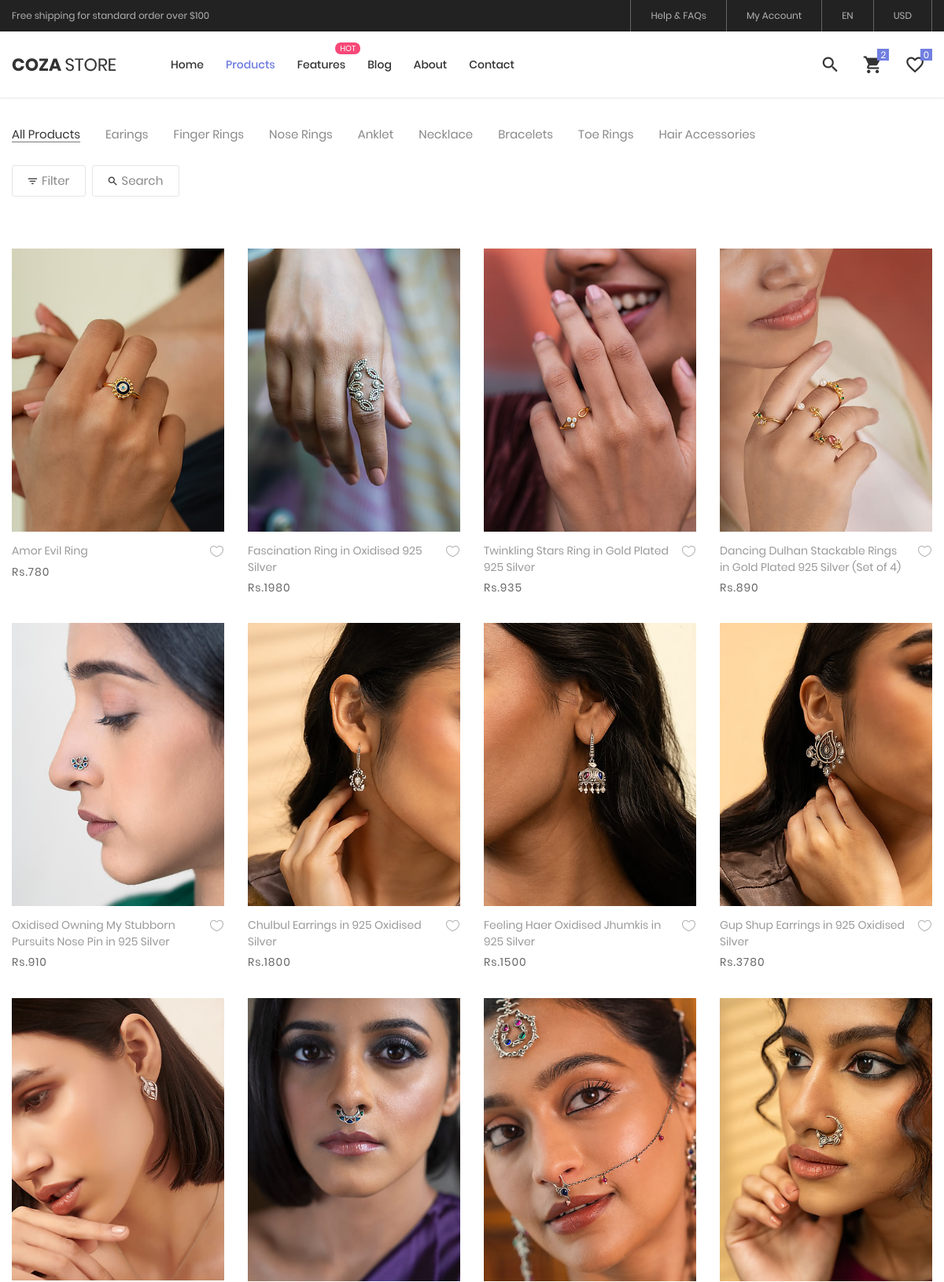
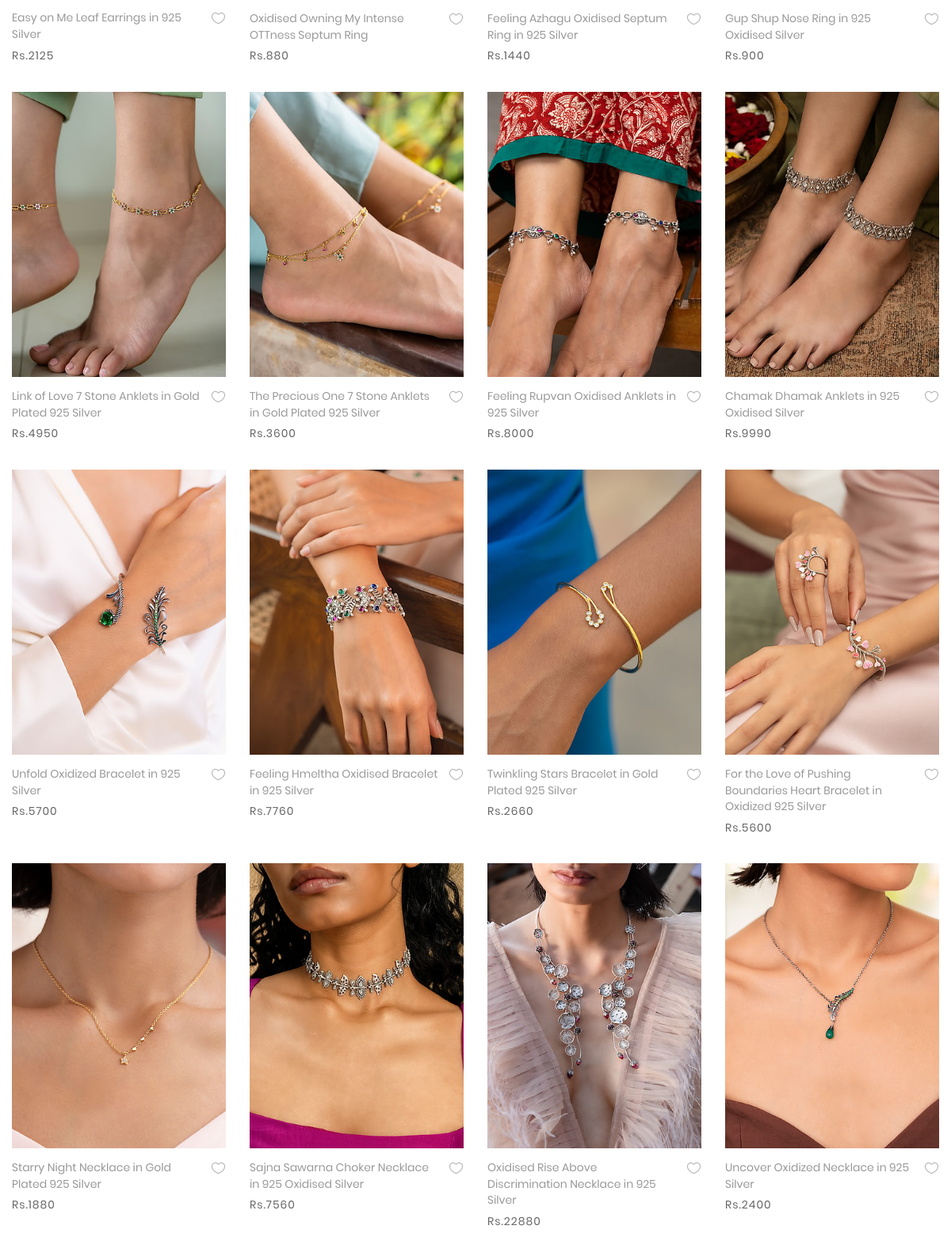
Page /web/product/ (upper part) on the committed database (2 pictures, top to bottom).
### m_app/models.py (models this page shows)
class category_db(models.Model):
    c_name=models.CharField(max_length=100,null=True,blank=True)
    c_img=models.ImageField(upload_to="Category",null=True,blank=True)
    c_desc=models.TextField(max_length=100,null=True,blank=True)

class product_database(models.Model):
    cat_name = models.CharField(max_length=100, null=True, blank=True)
    p_name = models.CharField(max_length=100, null=True, blank=True)
    p_mrp = models.CharField(max_length=100, null=True, blank=True)
    p_quan = models.CharField(max_length=100, null=True, blank=True)
    p_img = models.ImageField(upload_to="Products", null=True, blank=True)
    p_img1 = models.ImageField(upload_to="Products", null=True, blank=True)
    p_desc = models.TextField(max_length=100, null=True, blank=True)

### webapp/views.py (the view)
# urls.py: path('product/',views.product,name="product"),
def product(req):
    prod = category_db.objects.all()
    data=product_database.objects.all()
    return render(req,"product.html",{'data':data,'prod':prod})

### webapp/templates/product.html (shortened to what this page needs)
<!DOCTYPE html>
{% load static %}
<html lang="en">
<head>
	<link rel="stylesheet" type="text/css" href="{% static 'webs/vendor/bootstrap/css/bootstrap.min.css' %}">
	<link rel="stylesheet" type="text/css" href="{% static 'webs/fonts/font-awesome-4.7.0/css/font-awesome.min.css' %}">
	<link rel="stylesheet" type="text/css" href="{% static 'webs/fonts/iconic/css/material-design-iconic-font.min.css' %}">
	<link rel="stylesheet" type="text/css" href="{% static 'webs/fonts/linearicons-v1.0.0/icon-font.min.css' %]">
	<link rel="stylesheet" type="text/css" href="{% static 'webs/vendor/animate/animate.css' %}">
	<link rel="stylesheet" type="text/css" href="{% static 'webs/vendor/css-hamburgers/hamburgers.min.css' %}">
	<link rel="stylesheet" type="text/css" href="{% static 'webs/vendor/animsition/css/animsition.min.css' %}">
	<link rel="stylesheet" type="text/css" href="{% static 'webs/vendor/select2/select2.min.css' %}">
	<link rel="stylesheet" type="text/css" href="{% static 'webs/vendor/daterangepicker/daterangepicker.css' %}">
	<link rel="stylesheet" type="text/css" href="{% static 'webs/vendor/slick/slick.css' %}">
	<link rel="stylesheet" type="text/css" href="{% static 'webs/vendor/MagnificPopup/magnific-popup.css' %}">
	<link rel="stylesheet" type="text/css" href="{% static 'webs/vendor/perfect-scrollbar/perfect-scrollbar.css' %}">
	<link rel="stylesheet" type="text/css" href="{% static 'webs/css/util.css' %}">
	<link rel="stylesheet" type="text/css" href="{% static 'webs/css/main.css' %}">
</head>
<body class="animsition">
	<header class="header-v4">
		<div class="container-menu-desktop">
			<div class="top-bar">
				<div class="content-topbar flex-sb-m h-full container">
					<div class="left-top-bar">
						Free shipping for standard order over $100
					</div>
					<div class="right-top-bar flex-w h-full">
						<a href="#" class="flex-c-m trans-04 p-lr-25">
							Help & FAQs
						</a>
						<a href="#" class="flex-c-m trans-04 p-lr-25">
							My Account
						</a>
						<a href="#" class="flex-c-m trans-04 p-lr-25">
							EN
						</a>
						<a href="#" class="flex-c-m trans-04 p-lr-25">
							USD
						</a>
					</div>
				</div>
			</div>
			<div class="wrap-menu-desktop how-shadow1">
				<nav class="limiter-menu-desktop container">
					<a href="#" class="logo">
						<img src="{% static 'webs/images/icons/logo-01.png' %}" alt="IMG-LOGO">
					</a>
					<div class="menu-desktop">
						<ul class="main-menu">
							<li>
								<a href="index.html">Home</a>
							</li>
							<li class="active-menu">
								<a href="{% url 'product' %}">Products</a>
							</li>
							<li class="label1" data-label1="hot">
								<a href="shoping-cart.html">Features</a>
							</li>
							<li>
								<a href="blog.html">Blog</a>
							</li>
							<li>
								<a href="about.html">About</a>
							</li>
							<li>
								<a href="contact.html">Contact</a>
							</li>
						</ul>
					</div>
					<div class="wrap-icon-header flex-w flex-r-m">
						<div class="icon-header-item cl2 hov-cl1 trans-04 p-l-22 p-r-11 js-show-modal-search">
							<i class="zmdi zmdi-search"></i>
						</div>
						<div class="icon-header-item cl2 hov-cl1 trans-04 p-l-22 p-r-11 icon-header-noti js-show-cart" data-notify="2">
							<i class="zmdi zmdi-shopping-cart"></i>
						</div>
						<a href="#" class="icon-header-item cl2 hov-cl1 trans-04 p-l-22 p-r-11 icon-header-noti" data-notify="0">
							<i class="zmdi zmdi-favorite-outline"></i>
						</a>
					</div>
				</nav>
			</div>
		</div>
	</header>
	<div class="bg0 m-t-23 p-b-140">
		<div class="container">
			<div class="flex-w flex-sb-m p-b-52">
				<div class="flex-w flex-l-m filter-tope-group m-tb-10">
					<button class="stext-106 cl6 hov1 bor3 trans-04 m-r-32 m-tb-5 how-active1" data-filter="*">
						All Products
					</button>
					{% for i in prod %}
						<button class="stext-106 cl6 hov1 bor3 trans-04 m-r-32 m-tb-5" data-filter=".women">
						{{i.c_name}}
					</button>
					{% endfor %}
				</div>
				<div class="flex-w flex-c-m m-tb-10">
					<div class="flex-c-m stext-106 cl6 size-104 bor4 pointer hov-btn3 trans-04 m-r-8 m-tb-4 js-show-filter">
						<i class="icon-filter cl2 m-r-6 fs-15 trans-04 zmdi zmdi-filter-list"></i>
						 Filter
					</div>
					<div class="flex-c-m stext-106 cl6 size-105 bor4 pointer hov-btn3 trans-04 m-tb-4 js-show-search">
						<i class="icon-search cl2 m-r-6 fs-15 trans-04 zmdi zmdi-search"></i>
						Search
					</div>
				</div>
			</div>
			<div class="row isotope-grid">
					{% for d in data %}
				<div class="col-sm-6 col-md-4 col-lg-3 p-b-35 isotope-item women">
					<div class="block2">
						<div class="block2-pic hov-img0">
							<img src="{{d.p_img.url}}" alt="IMG-PRODUCT">
						</div>
						<div class="block2-txt flex-w flex-t p-t-14">
							<div class="block2-txt-child1 flex-col-l ">
								<a href="product-detail.html" class="stext-104 cl4 hov-cl1 trans-04 js-name-b2 p-b-6">
									{{d.p_name}}
								</a>
								<span class="stext-105 cl3">
									Rs.{{d.p_mrp}}
								</span>
							</div>
							<div class="block2-txt-child2 flex-r p-t-3">
								<a href="#" class="btn-addwish-b2 dis-block pos-relative js-addwish-b2">
									<img class="icon-heart1 dis-block trans-04" src="{% static 'webs/images/icons/icon-heart-01.png' %}" alt="ICON">
								</a>
							</div>
						</div>
					</div>
				</div>
					{% endfor %}
			</div>
		</div>
	</div>
</body>
</html>

### webapp/static/webs/css/main.css (style rules this page uses)
.container { max-width: 1380px; }
@media (max-width: 1600px) { .container { max-width: 1200px; } }
.container-menu-desktop { height: auto; width: 100%; position: relative; -webkit-transition: all 0.3s; -o-transition: all 0.3s; -moz-transition: all 0.3s; transition: all 0.3s; }
.header-v4 .container-menu-desktop { height: 124px; }
.top-bar { height: 40px; background-color: #222; }
.left-top-bar { font-family: Poppins-Regular; font-size: 12px; line-height: 1.8; color: #b2b2b2; }
.right-top-bar a { font-family: Poppins-Regular; font-size: 12px; line-height: 1.8; height: 100%; color: #b2b2b2; border-right: 1px solid rgba(255,255,255,0.3); }
.right-top-bar a:first-child { border-left: 1px solid rgba(255,255,255,0.3); }
.wrap-menu-desktop { position: fixed; z-index: 1100; background-color: transparent; width: 100%; height: 84px; top: 40px; left: 0px; -webkit-transition: height 0.3s, background-color 0.3s; -o-transition: height 0.3s, background-color 0.3s; -moz-transition: height 0.3s, background-color 0.3s; transition: height 0.3s, background-color 0.3s; }
.header-v4 .wrap-menu-desktop { background-color: #fff; }
.limiter-menu-desktop { height: 100%; display: -webkit-box; display: -webkit-flex; display: -moz-box; display: -ms-flexbox; display: flex; align-items: center; background-color: transparent; }
.logo { display: -webkit-box; display: -webkit-flex; display: -moz-box; display: -ms-flexbox; display: flex; align-items: center; height: 65%; margin-right: 55px; }
.logo img { max-width: 100%; max-height: 100%; }
.menu-desktop { display: -webkit-box; display: -webkit-flex; display: -moz-box; display: -ms-flexbox; display: flex; align-items: center; height: 100%; }
.main-menu { list-style-type: none; margin: 0; display: -webkit-box; display: -webkit-flex; display: -moz-box; display: -ms-flexbox; display: flex; align-items: center; }
.main-menu > li { display: block; position: relative; padding: 20px 10px 20px 0px; margin: 0px 4px 0px 14px; }
.main-menu > li > a { font-family: Poppins-Medium; font-size: 14px; color: #333; padding: 5px 0px; transition: all 0.4s; -webkit-transition: all 0.4s; -o-transition: all 0.4s; -moz-transition: all 0.4s; }
.wrap-icon-header { flex-grow: 1; }
.icon-header-item { position: relative; font-size: 26px; line-height: 1; cursor: pointer; }
.icon-header-noti::after { content: attr(data-notify); font-family: Poppins-Regular; font-size: 12px; color: #fff; line-height: 15px; text-align: center; display: block; position: absolute; top: -7px; right: 0; min-width: 15px; height: 15px; padding: 0 3px; background-color: #717fe0; }
.main-menu > li.active-menu > a { color: #6c7ae0; }
.block2-pic { position: relative; }
.block2-txt-child1 { width: calc(100% - 30px); }
.block2-txt-child2 { width: 30px; }
.cl2 { color: #333; }
.cl3 { color: #666; }
.cl4 { color: #999; }
.cl6 { color: #888; }
.stext-104 { font-family: Poppins-Regular; font-size: 14px; line-height: 1.466667; }
.stext-105 { font-family: Poppins-Regular; font-size: 14px; line-height: 1.466667; letter-spacing: 1px; }
.stext-106 { font-family: Poppins-Regular; font-size: 15px; line-height: 1.2; }
.size-104 { min-width: 94px; height: 40px; }
.size-105 { min-width: 111px; height: 40px; }
.bg0 { background-color: #fff; }
.bor3 { border-bottom: 1px solid transparent; }
.bor4 { border: 1px solid #e6e6e6; border-radius: 3px; }
.label1 { position: relative; }
.label1::after { content: attr(data-label1); font-family: Poppins-Regular; font-size: 10px; line-height: 15px; color: #fff; text-transform: uppercase; text-align: center; display: block; position: absolute; top: 3px; right: -9px; height: 15px; min-width: 32px; border-radius: 7px; padding: 0 4px; background-color: #f74877; }
.how-active1 { color: #333; border-color: #797979; }
.how-shadow1 { box-shadow: 0 0px 3px 0px rgba(0,0,0,0.2); -moz-box-shadow: 0 0px 3px 0px rgba(0,0,0,0.2); -webkit-box-shadow: 0 0px 3px 0px rgba(0,0,0,0.2); -o-box-shadow: 0 0px 3px 0px rgba(0,0,0,0.2); -ms-box-shadow: 0 0px 3px 0px rgba(0,0,0,0.2); }
.hov-img0 { display: block; overflow: hidden; }
.hov-img0 img { width: 100%; -webkit-transition: transform 0.9s ease; -o-transition: transform 0.9s ease; -moz-transition: transform 0.9s ease; transition: transform 0.9s ease; }

### rows in the picture
category_db: c_name "Earings"
category_db: c_name "Finger Rings"
category_db: c_name "Nose Rings"
category_db: c_name "Anklet"
category_db: c_name "Necklace"
category_db: c_name "Bracelets"
category_db: c_name "Toe Rings"
category_db: c_name "Hair Accessories"
product_database: p_img (picture), p_name "Amor Evil Ring", p_mrp "780"
product_database: p_img (picture), p_name "Fascination Ring in Oxidised 925 Silver", p_mrp "1980"
product_database: p_img (picture), p_name "Twinkling Stars Ring in Gold Plated 925 Silver", p_mrp "935"
product_database: p_img (picture), p_name "Dancing Dulhan Stackable Rings in Gold Plated 925 Silver (Set of 4)", p_mrp "890"
product_database: p_img (picture), p_name "Oxidised Owning My Stubborn Pursuits Nose Pin in 925 Silver", p_mrp "910"
product_database: p_img (picture), p_name "Chulbul Earrings in 925 Oxidised Silver", p_mrp "1800"
product_database: p_img (picture), p_name "Feeling Haer Oxidised Jhumkis in 925 Silver", p_mrp "1500"
product_database: p_img (picture), p_name "Gup Shup Earrings in 925 Oxidised Silver", p_mrp "3780"
product_database: p_img (picture), p_name "Easy on Me Leaf Earrings in 925 Silver", p_mrp "2125"
product_database: p_img (picture), p_name "Oxidised Owning My Intense OTTness Septum Ring", p_mrp "880"
product_database: p_img (picture), p_name "Feeling Azhagu Oxidised Septum Ring in 925 Silver", p_mrp "1440"
product_database: p_img (picture), p_name "Gup Shup Nose Ring in 925 Oxidised Silver", p_mrp "900"
product_database: p_img (picture), p_name "Link of Love 7 Stone Anklets in Gold Plated 925 Silver", p_mrp "4950"
product_database: p_img (picture), p_name "The Precious One 7 Stone Anklets in Gold Plated 925 Silver", p_mrp "3600"
product_database: p_img (picture), p_name "Feeling Rupvan Oxidised Anklets in 925 Silver", p_mrp "8000"
product_database: p_img (picture), p_name "Chamak Dhamak Anklets in 925 Oxidised Silver", p_mrp "9990"
product_database: p_img (picture), p_name "Unfold Oxidized Bracelet in 925 Silver", p_mrp "5700"
product_database: p_img (picture), p_name "Feeling Hmeltha Oxidised Bracelet in 925 Silver", p_mrp "7760"
product_database: p_img (picture), p_name "Twinkling Stars Bracelet in Gold Plated 925 Silver", p_mrp "2660"
product_database: p_img (picture), p_name "For the Love of Pushing Boundaries Heart Bracelet in Oxidized 925 Silver", p_mrp "5600"
product_database: p_img (picture), p_name "Starry Night Necklace in Gold Plated 925 Silver", p_mrp "1880"
product_database: p_img (picture), p_name "Sajna Sawarna Choker Necklace in 925 Oxidised Silver", p_mrp "7560"
product_database: p_img (picture), p_name "Oxidised Rise Above Discrimination Necklace in 925 Silver", p_mrp "22880"
product_database: p_img (picture), p_name "Uncover Oxidized Necklace in 925 Silver", p_mrp "2400"
